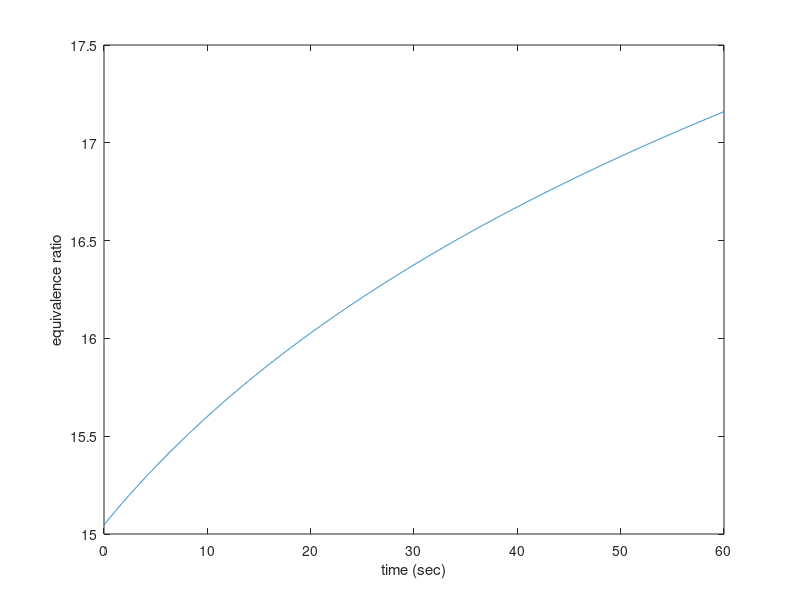

Write the MATLAB code that produced this figure.

a = 2.111e-5;
n = 0.62;
m_dotox = 1.916e-3;
rho_f = 1180;
t = linspace(0,60,6000);
D_i = 0.5*0.0254;
L = 5.858*0.0254;
relation = ((2^(2*n+1)*(2*n + 1)*a)/(pi^n*D_i^(2*n+1)))*m_dotox^n.*t;

D_t = D_i.*(relation + 1).^(1/(2*n+1));
r_t = 0.5*D_t;

J_ox = m_dotox./(pi*(r_t.^2));


% find the derivative of r_t


r_dot =a*(J_ox.^n);

m_dotf = r_dot*pi*rho_f.*D_t*L;
OF_ratio = m_dotox./m_dotf;


mw_f = 100.114;
mw_ox = 16;
eq_ratio = (mw_f/mw_ox)*OF_ratio;
 plot(t,eq_ratio)
 xlabel('time (sec)')
 ylabel('equivalence ratio')
